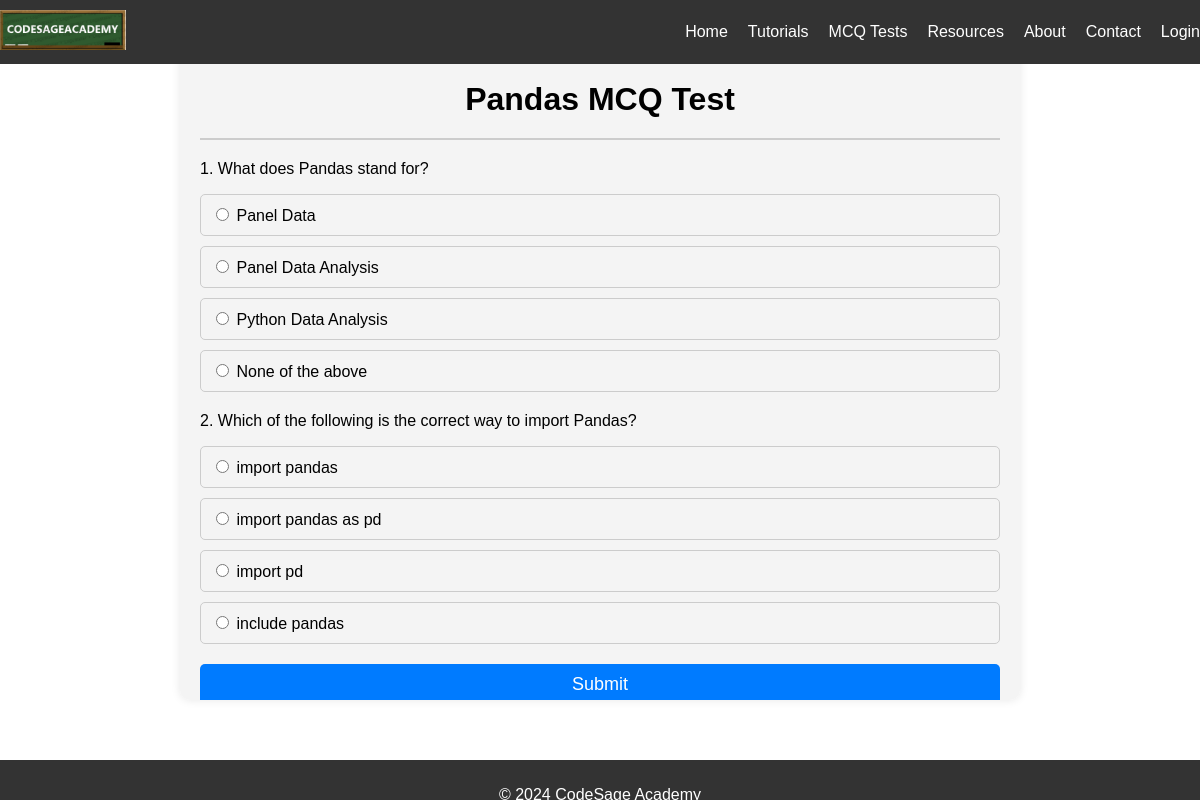
The page /mcq/Python/Pandas on the database its author committed.
### tables this page shows
CREATE TABLE questions (
                id INTEGER PRIMARY KEY AUTOINCREMENT,
                module TEXT NOT NULL,
                question TEXT NOT NULL,
                option1 TEXT NOT NULL,
                option2 TEXT NOT NULL,
                option3 TEXT NOT NULL,
                option4 TEXT NOT NULL,
                correct_option INTEGER NOT NULL
            );

### app.py (the view)
@app.route('/mcq/<language>/<module>')
def mcq_test(language, module):
    with sqlite3.connect('mcq.db') as conn:
        cursor = conn.cursor()
        cursor.execute('SELECT * FROM questions WHERE module = ?', (module,))
        questions = cursor.fetchall()
    return render_template('mcq_test.html', questions=questions, language=language, module=module)

### templates/mcq_test.html (shortened to what this page needs)
<!DOCTYPE html>
<html lang="en">
<head>
    <link rel="stylesheet" href="{{ url_for('static', filename='style.css') }}">
</head>
<body>
    <header>
        <div class="container header">
            <div class="logo">
                <img src="{{ url_for('static', filename='logo1.png') }}" alt="CodeSage Academy Logo">
            </div>
            <nav>
                <ul>
                    <li><a href="{{ url_for('index') }}">Home</a></li>
                    <li><a href="{{ url_for('tutorials') }}">Tutorials</a></li>
                    <li><a href="{{ url_for('Tests') }}">MCQ Tests</a></li>
                    <li><a href="{{ url_for('resources') }}">Resources</a></li>
                    <li><a href="{{ url_for('about') }}">About</a></li>
                    <li><a href="{{ url_for('contact') }}">Contact</a></li>
                    <li><a href="{{ url_for('login') }}">Login</a></li>
                </ul>
            </nav>
        </div>
    </header>
    <main>
        <div class="mcqcontainer">
            <h1 id="mcqid">{{ module }} MCQ Test</h1>
            <form action="{{ url_for('submit', language=language, module=module) }}" method="POST">
                {% for question in questions %}
                <div class="question">
                    <p>{{ loop.index }}. {{ question[2] }}</p>
                    <div class="options">
                        <label><input type="radio" name="{{ question[0] }}" value="1"> {{ question[3] }}</label>
                        <label><input type="radio" name="{{ question[0] }}" value="2"> {{ question[4] }}</label>
                        <label><input type="radio" name="{{ question[0] }}" value="3"> {{ question[5] }}</label>
                        <label><input type="radio" name="{{ question[0] }}" value="4"> {{ question[6] }}</label>
                    </div>
                </div>
                {% endfor %}
                <button type="submit">Submit</button>
            </form>
        </div>
    </main>
    <footer>
        <p>&copy; 2024 CodeSage Academy</p>
    </footer>
</body>
</html>

### static/style.css (style rules this page uses)
body { font-family: Arial, sans-serif; margin: 0; padding: 0; box-sizing: border-box; }
.header { background-color: #333; color: white; padding: 10px 0; display: flex; justify-content: space-between; align-items: center; position: fixed; top: 0; width: 100%; z-index: 1000; }
.header .logo img { height: 40px; }
nav ul { list-style: none; margin: 0; padding: 0; display: flex; }
nav ul li { margin-left: 20px; }
nav ul li a { color: white; text-decoration: none; }
main { padding: 20px; }
.mcqcontainer { max-width: 800px; margin: 0 auto; padding: 20px; background-color: #f4f4f4; border-radius: 10px; box-shadow: 0px 0px 10px rgba(0, 0, 0, 0.1); max-height: 80vh; overflow-y: auto; position: relative; }
#mcqid { text-align: center; margin-bottom: 20px; position: sticky; top: 0; background-color: #f4f4f4; padding: 20px 0; z-index: 1; border-bottom: 2px solid #ccc; }
.question { margin-bottom: 20px; }
.options label { display: block; padding: 10px; border: 1px solid #ccc; border-radius: 5px; margin-bottom: 10px; cursor: pointer; transition: background-color 0.3s ease; }
button[type="submit"] { display: block; width: 100%; padding: 10px; background-color: #007bff; color: white; border: none; border-radius: 5px; cursor: pointer; font-size: 18px; transition: background-color 0.3s ease; }
footer { height: 20px; background-color: #333; color: white; text-align: center; padding: 10px 0; position: fixed; bottom: 0; width: 100%; }

### rows shown on the page
questions: question "What does Pandas stand for?", option1 "Panel Data", option2 "Panel Data Analysis", option3 "Python Data Analysis", option4 "None of the above"
questions: question "Which of the following is the correct way to import Pandas?", option1 "import pandas", option2 "import pandas as pd", option3 "import pd", option4 "include pandas"

### other values the page prints
{{ module }} "Pandas"
